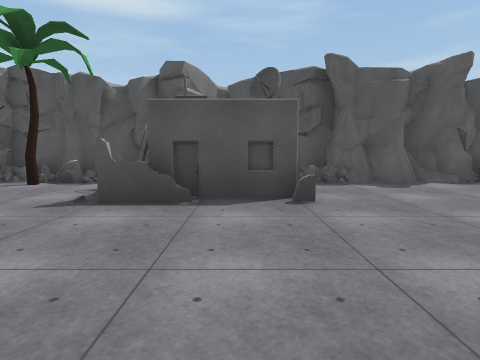
view 1 (above)

16 first-person views from a walk through a 3-D level made in the Unity game engine. The camera is 1.3 m above the floor, tilts 6° down and sees 80° across. The floor is counted in squares, 2 m on a side. Each view is taken from the middle of a square. On the plan, view 1 faces up. The plan holds only what a view shows up to about 9 squares ahead; the rest is blank. Surface patterns are stand-ins for the level's own textures.

view 2
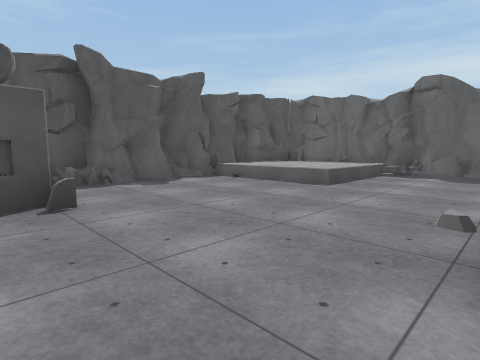

view 3
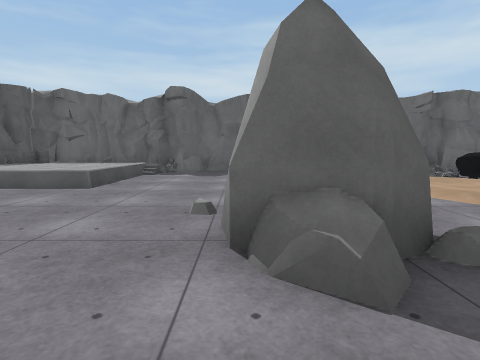

view 4
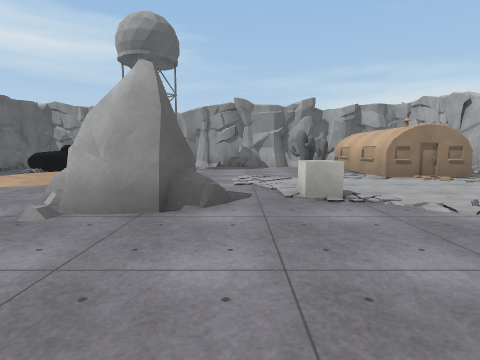

view 5
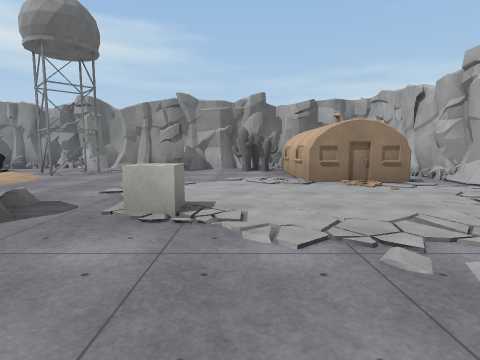

view 6
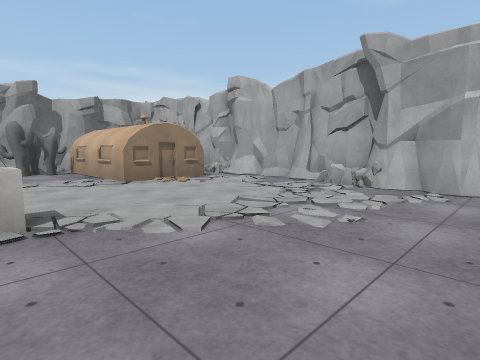

view 7
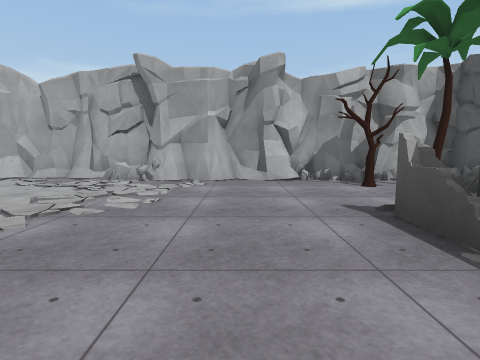

view 8
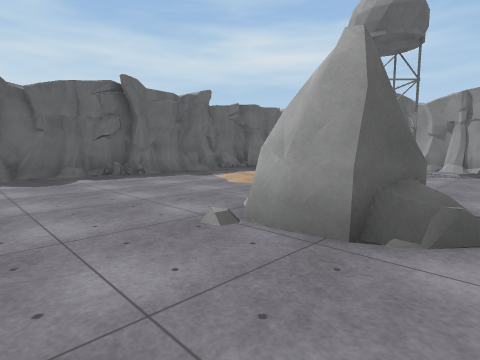

view 9
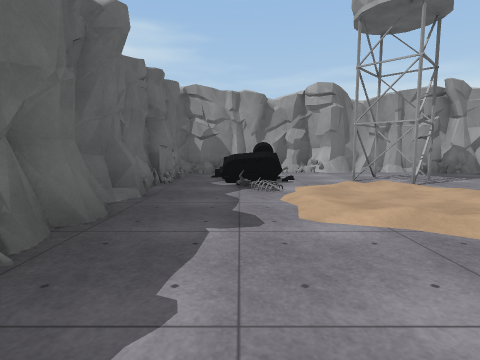

view 10
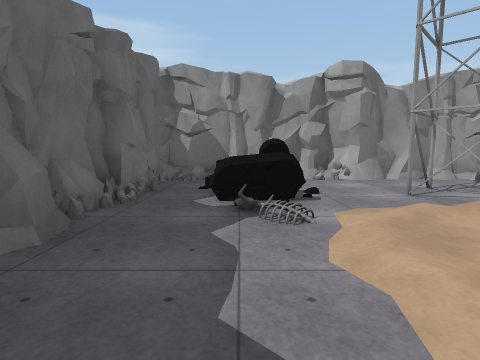

view 11
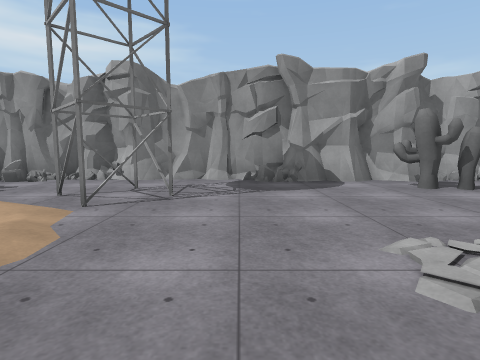

view 12
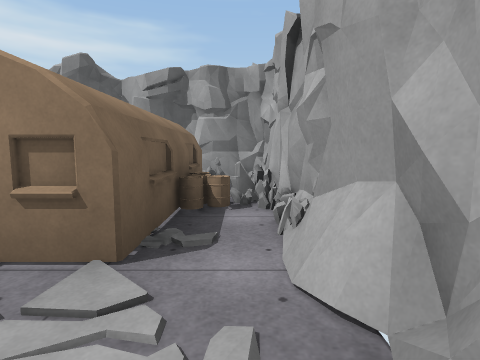

view 13
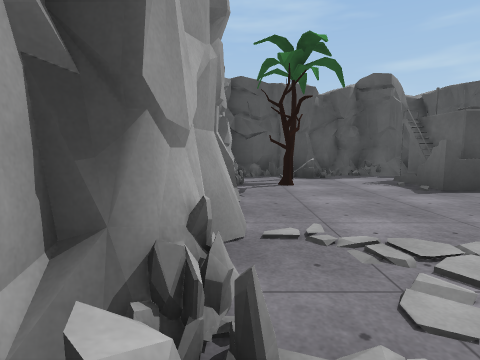

view 14
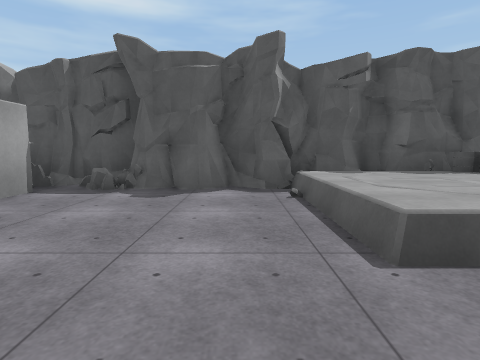

view 15
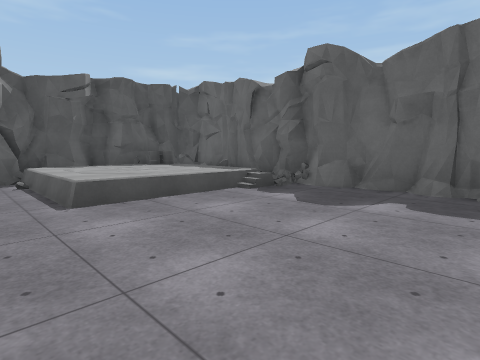

view 16
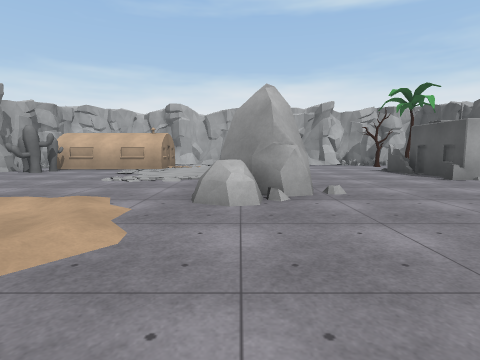

### Floor plan
Key: @ floor where view 1 was taken; # wall or solid block; x gap in a wall; . main floor; : floor 0.25 m higher than the main floor; + floor 0.5 m higher than the main floor; / step, stairs or slope; = window, fence, low wall or low ledge; T tree; B building; R rock; C cube; A cactus; O other object.
Columns run from 6 left of view 1 to 9 right of it. Each row starts with its distance up from view 1.
  7   ###########
  6 ####.#B.##/#####
  5 #/T..BB....+++=#
  4 ##T.OBBB...+++=#
  3 ##.........===/#
  2 #............./#
  1 ##.............#
  0 ##....@.#R.....#
 -1 #.....C.#R.....#
 -2 #........../...#
 -3 #........./ :..#
 -4 #.BB....../ /..#
 -5 #BBB......//.O.#
 -6 ##BB.....##xOO.#
 -7 #=BBAA.......O.#
 -8 ########.....#.#
 -9        #########

Positions as (right, up) in squares from view 1, and headings:
1: (0, 0), facing up
2: (0, 0), facing up-right
3: (0, 0), facing right
4: (1, 3), facing down
5: (-1, 2), facing down
6: (0, 2), facing down-left
7: (1, 2), facing left
8: (1, 2), facing down-right
9: (7, 0), facing down
10: (7, -2), facing down
11: (2, -2), facing down
12: (-5, -2), facing down
13: (-5, -1), facing up
14: (4, 1), facing up
15: (4, -1), facing up-right
16: (7, -1), facing left
